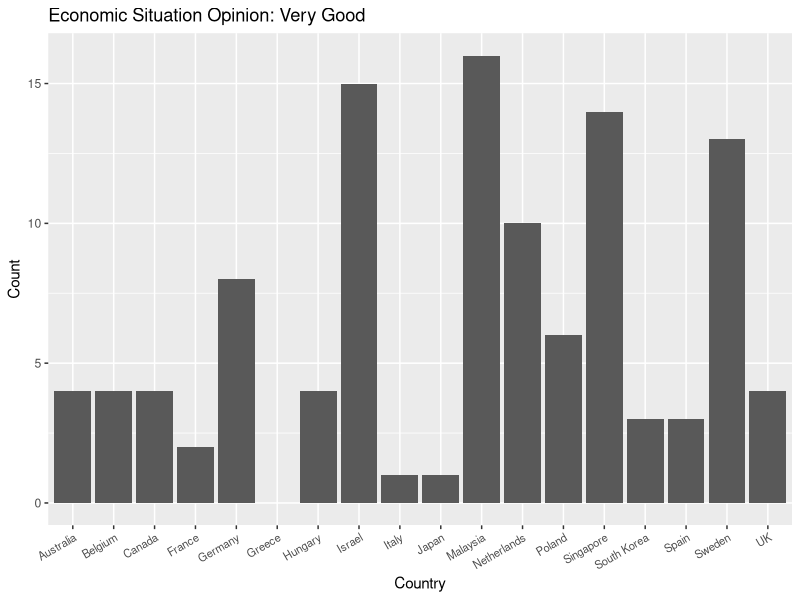
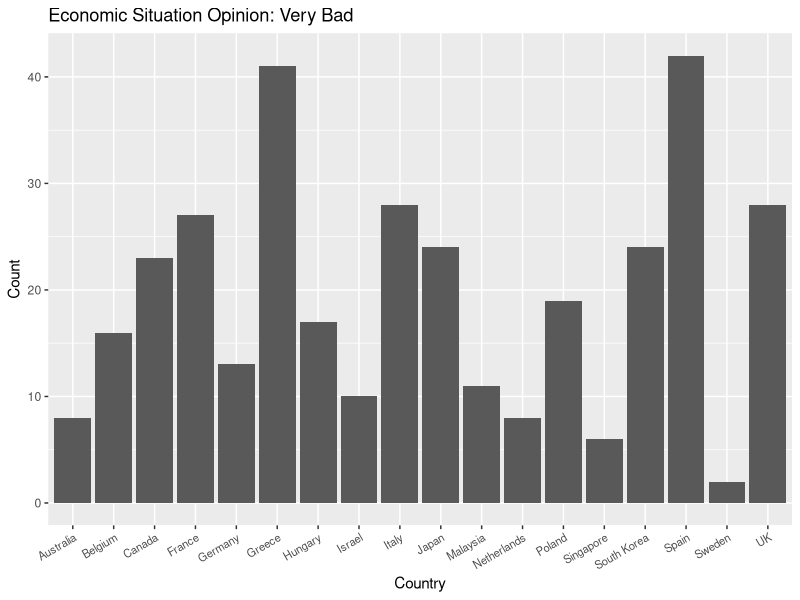

Write R code to recreate these figures, in order.
## ---- chunk 1
library(tidyverse)

economy <- read_csv('economy.csv')
future <- read_csv('future.csv')
suicide <- read_csv('suicide.csv')
## ---- chunk 2
# Filter Suicide Dataset so that we are only looking at the countries found in economy and future datasets
suicide <- suicide |>
  filter(country == 'Canada' |
         country == 'Belgium' |
         country == 'France' |
         country == 'Germany' |
         country == 'Greece' |
         country == 'Hungary' |
         country == 'Italy' |
         country == 'Netherlands (Kingdom of the)' |
         country == 'Poland' | 
         country == 'Spain' |
         country == 'Sweden' |
         country == 'United Kingdom of Great Britain and Northern Ireland' |
         country == 'Israel' |
         country == 'Australia' | 
         country == 'Japan' |
         country == 'Singapore' |
         country == 'Republic of Korea' |
         country == 'Malaysia')|>
  filter(population == 'Total' &
         age_range == 'Total years')
## ---- chunk 3
# Plot each opinion count for each country
very_good_plot <- economy |>
  ggplot(aes(x=country, y=very_good)) +
  geom_bar(stat="identity") +
  theme(axis.text.x = element_text(angle = 30, hjust = 1, size = 8)) +
  labs(title = 'Economic Situation Opinion: Very Good', 
       x = 'Country',
       y = 'Count')

very_good_plot
## ---- chunk 4
very_bad_plot <- economy |>
  ggplot(aes(x=country, y=very_bad)) +
  geom_bar(stat="identity") +
  theme(axis.text.x = element_text(angle = 30, hjust = 1, size = 8)) +
  labs(title = 'Economic Situation Opinion: Very Bad', 
     x = 'Country',
     y = 'Count')

very_bad_plot
